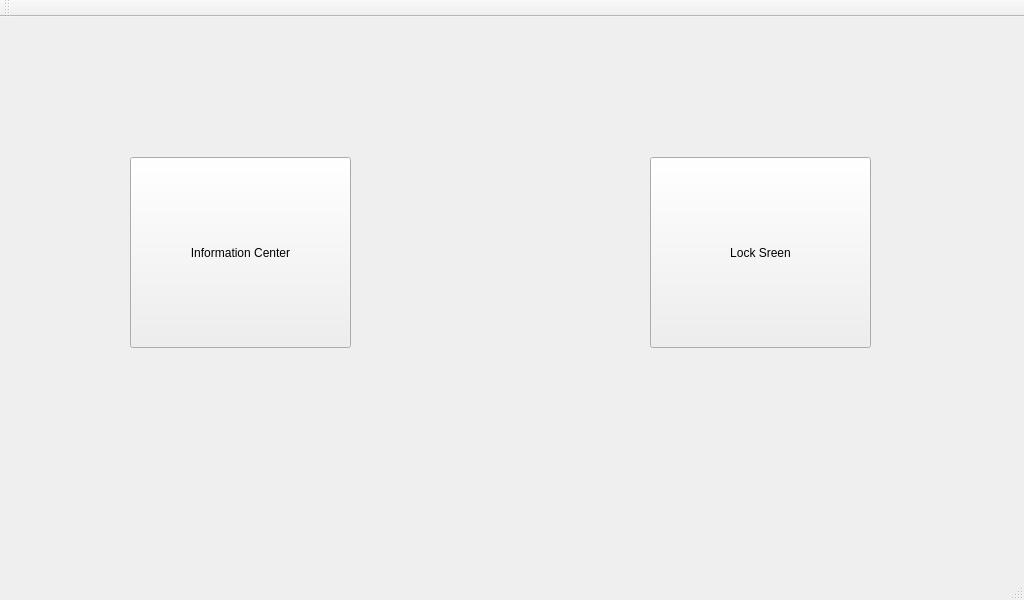
<?xml version="1.0" encoding="UTF-8"?>
<ui version="4.0">
 <class>MainWindow</class>
 <widget class="QMainWindow" name="MainWindow">
  <property name="geometry">
   <rect>
    <x>0</x>
    <y>0</y>
    <width>1024</width>
    <height>600</height>
   </rect>
  </property>
  <property name="windowTitle">
   <string>MainWindow</string>
  </property>
  <widget class="QWidget" name="centralWidget">
   <widget class="QPushButton" name="Button_ShowData">
    <property name="geometry">
     <rect>
      <x>130</x>
      <y>140</y>
      <width>221</width>
      <height>191</height>
     </rect>
    </property>
    <property name="text">
     <string>Information Center</string>
    </property>
   </widget>
   <widget class="QPushButton" name="Button_LockSreen">
    <property name="geometry">
     <rect>
      <x>650</x>
      <y>140</y>
      <width>221</width>
      <height>191</height>
     </rect>
    </property>
    <property name="text">
     <string>Lock Sreen</string>
    </property>
   </widget>
  </widget>
  <widget class="QMenuBar" name="menuBar">
   <property name="geometry">
    <rect>
     <x>0</x>
     <y>0</y>
     <width>1024</width>
     <height>23</height>
    </rect>
   </property>
  </widget>
  <widget class="QToolBar" name="mainToolBar">
   <attribute name="toolBarArea">
    <enum>TopToolBarArea</enum>
   </attribute>
   <attribute name="toolBarBreak">
    <bool>false</bool>
   </attribute>
  </widget>
  <widget class="QStatusBar" name="statusBar"/>
 </widget>
 <layoutdefault spacing="6" margin="11"/>
 <resources/>
 <connections/>
</ui>
